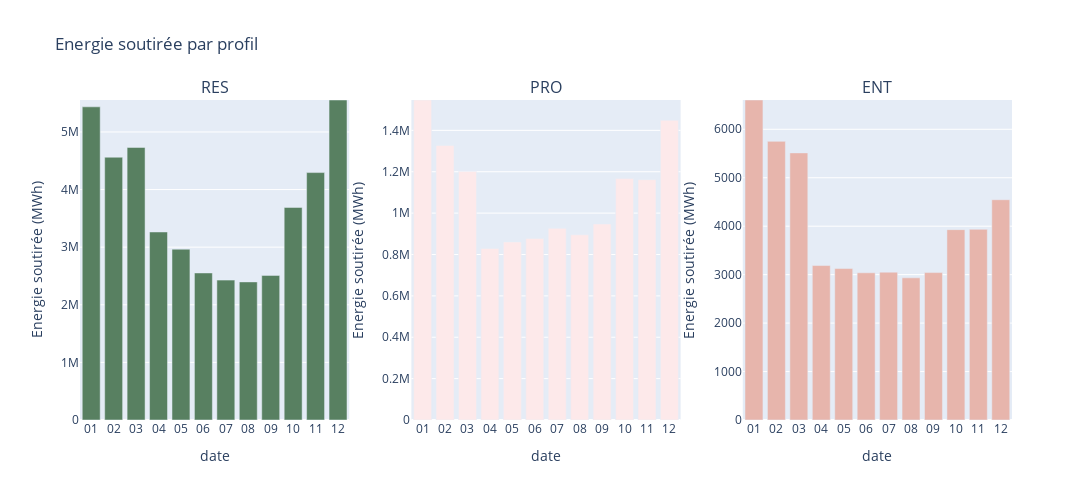

Notebook code for this chart:
### Code cell
# multiple subplots for each category of profile
fig = make_subplots(
    rows=1, cols=3,
    subplot_titles=("RES", "PRO", "ENT"))

fig.add_trace(go.Bar(x=agg_idf2020_month[agg_idf2020_month["Catégorie profil"] == "RES"]["month"], y=agg_idf2020_month[agg_idf2020_month["Catégorie profil"] == "RES"]["Total énergie soutirée (MWh)"]),
              row=1, col=1)

fig.add_trace(go.Bar(x=agg_idf2020_month[agg_idf2020_month["Catégorie profil"] == "PRO"]["month"], y=agg_idf2020_month[agg_idf2020_month["Catégorie profil"] == "PRO"]["Total énergie soutirée (MWh)"]),
              row=1, col=2)

fig.add_trace(go.Bar(x=agg_idf2020_month[agg_idf2020_month["Catégorie profil"] == "ENT"]["month"], y=agg_idf2020_month[agg_idf2020_month["Catégorie profil"] == "ENT"]["Total énergie soutirée (MWh)"]),
              row=1, col=3)

fig.update_layout(height=500, width=1500,
                  title_text="Energie soutirée par profil")

fig.update_xaxes(title_text="date")
fig.update_yaxes(title_text="Energie soutirée (MWh)")
# remove legend
fig.update_layout(showlegend=False)
#y axis scale from 0 to max value of each subplot
fig.update_yaxes(range=[0, agg_idf2020_month[agg_idf2020_month["Catégorie profil"] == "RES"]["Total énergie soutirée (MWh)"].max()], row=1, col=1)
fig.update_yaxes(range=[0, agg_idf2020_month[agg_idf2020_month["Catégorie profil"] == "PRO"]["Total énergie soutirée (MWh)"].max()], row=1, col=2)
fig.update_yaxes(range=[0, agg_idf2020_month[agg_idf2020_month["Catégorie profil"] == "ENT"]["Total énergie soutirée (MWh)"].max()], row=1, col=3)
# change color of each subplot 
fig.update_traces(marker_color='rgb(88, 128, 97)', row=1, col=1)
fig.update_traces(marker_color='rgb(253, 233, 234)', row=1, col=2)
fig.update_traces(marker_color='rgb(231, 181, 172)', row=1, col=3)
fig.show()

### Figure 1 — Plotly figure (JSON) as saved in the notebook; plotly's stock layout.template omitted (floating-point values rounded to 4 significant figures)
{"data": [{"marker": {"color": "rgb(88, 128, 97)"}, "type": "bar", "x": ["01", "02", "03", "04", "05", "06", "07", "08", "09", "10", "11", "12"], "xaxis": "x", "y": [5436000.0, 4561000.0, 4731000.0, 3264000.0, 2965000.0, 2553000.0, 2428000.0, 2397000.0, 2510000.0, 3690000.0, 4295000.0, 5555000.0], "yaxis": "y"}, {"marker": {"color": "rgb(253, 233, 234)"}, "type": "bar", "x": ["01", "02", "03", "04", "05", "06", "07", "08", "09", "10", "11", "12"], "xaxis": "x2", "y": [1547000.0, 1327000.0, 1202000.0, 828900.0, 860200.0, 877400.0, 926500.0, 895000.0, 947100.0, 1167000.0, 1162000.0, 1449000.0], "yaxis": "y2"}, {"marker": {"color": "rgb(231, 181, 172)"}, "type": "bar", "x": ["01", "02", "03", "04", "05", "06", "07", "08", "09", "10", "11", "12"], "xaxis": "x3", "y": [6604.0, 5751.0, 5513.0, 3188.0, 3126.0, 3038.0, 3051.0, 2934.0, 3043.0, 3929.0, 3935.0, 4546.0], "yaxis": "y3"}], "layout": {"annotations": [{"font": {"size": 16}, "showarrow": false, "text": "RES", "x": 0.1444, "xanchor": "center", "xref": "paper", "y": 1, "yanchor": "bottom", "yref": "paper"}, {"font": {"size": 16}, "showarrow": false, "text": "PRO", "x": 0.5, "xanchor": "center", "xref": "paper", "y": 1, "yanchor": "bottom", "yref": "paper"}, {"font": {"size": 16}, "showarrow": false, "text": "ENT", "x": 0.8556, "xanchor": "center", "xref": "paper", "y": 1, "yanchor": "bottom", "yref": "paper"}], "height": 500, "showlegend": false, "title": {"text": "Energie soutirée par profil"}, "width": 1500, "xaxis": {"anchor": "y", "domain": [0, 0.2889], "title": {"text": "date"}}, "xaxis2": {"anchor": "y2", "domain": [0.3556, 0.6444], "title": {"text": "date"}}, "xaxis3": {"anchor": "y3", "domain": [0.7111, 1], "title": {"text": "date"}}, "yaxis": {"anchor": "x", "domain": [0, 1], "range": [0, 5555000.0], "title": {"text": "Energie soutirée (MWh)"}}, "yaxis2": {"anchor": "x2", "domain": [0, 1], "range": [0, 1547000.0], "title": {"text": "Energie soutirée (MWh)"}}, "yaxis3": {"anchor": "x3", "domain": [0, 1], "range": [0, 6604.0], "title": {"text": "Energie soutirée (MWh)"}}}}
